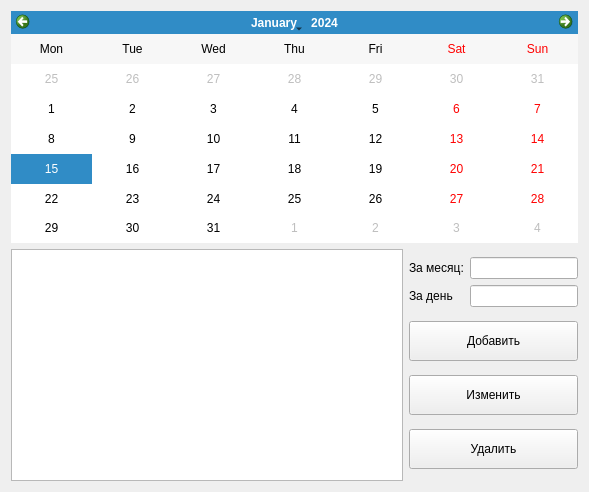
<?xml version="1.0" encoding="UTF-8"?>
<ui version="4.0">
 <class>SalaryWindow</class>
 <widget class="QWidget" name="SalaryWindow">
  <property name="geometry">
   <rect>
    <x>0</x>
    <y>0</y>
    <width>589</width>
    <height>492</height>
   </rect>
  </property>
  <property name="windowTitle">
   <string>Зарплата</string>
  </property>
  <layout class="QVBoxLayout" name="verticalLayout_2">
   <item>
    <widget class="QCalendarWidget" name="SalaryCalendar">
     <property name="horizontalHeaderFormat">
      <enum>QCalendarWidget::ShortDayNames</enum>
     </property>
     <property name="verticalHeaderFormat">
      <enum>QCalendarWidget::NoVerticalHeader</enum>
     </property>
    </widget>
   </item>
   <item>
    <layout class="QHBoxLayout" name="horizontalLayout">
     <item>
      <widget class="QListWidget" name="SalaryList">
       <property name="sizePolicy">
        <sizepolicy hsizetype="Expanding" vsizetype="Expanding">
         <horstretch>0</horstretch>
         <verstretch>0</verstretch>
        </sizepolicy>
       </property>
      </widget>
     </item>
     <item>
      <layout class="QVBoxLayout" name="verticalLayout">
       <item>
        <layout class="QGridLayout" name="gridLayout">
         <item row="0" column="0">
          <widget class="QLabel" name="MonthLabel">
           <property name="text">
            <string>За месяц:</string>
           </property>
          </widget>
         </item>
         <item row="0" column="1">
          <widget class="QLineEdit" name="MonthValue">
           <property name="sizePolicy">
            <sizepolicy hsizetype="Preferred" vsizetype="Fixed">
             <horstretch>0</horstretch>
             <verstretch>0</verstretch>
            </sizepolicy>
           </property>
           <property name="readOnly">
            <bool>true</bool>
           </property>
          </widget>
         </item>
         <item row="1" column="0">
          <widget class="QLabel" name="DayLabel">
           <property name="text">
            <string>За день</string>
           </property>
          </widget>
         </item>
         <item row="1" column="1">
          <widget class="QLineEdit" name="SalaryEdit">
           <property name="sizePolicy">
            <sizepolicy hsizetype="Preferred" vsizetype="Fixed">
             <horstretch>0</horstretch>
             <verstretch>0</verstretch>
            </sizepolicy>
           </property>
           <property name="alignment">
            <set>Qt::AlignCenter</set>
           </property>
          </widget>
         </item>
        </layout>
       </item>
       <item>
        <widget class="QPushButton" name="AddButton">
         <property name="minimumSize">
          <size>
           <width>0</width>
           <height>40</height>
          </size>
         </property>
         <property name="text">
          <string>Добавить</string>
         </property>
        </widget>
       </item>
       <item>
        <widget class="QPushButton" name="ChangeButton">
         <property name="minimumSize">
          <size>
           <width>0</width>
           <height>40</height>
          </size>
         </property>
         <property name="text">
          <string>Изменить</string>
         </property>
        </widget>
       </item>
       <item>
        <widget class="QPushButton" name="RemoveButton">
         <property name="minimumSize">
          <size>
           <width>0</width>
           <height>40</height>
          </size>
         </property>
         <property name="text">
          <string>Удалить</string>
         </property>
        </widget>
       </item>
      </layout>
     </item>
    </layout>
   </item>
  </layout>
 </widget>
 <resources/>
 <connections/>
</ui>
